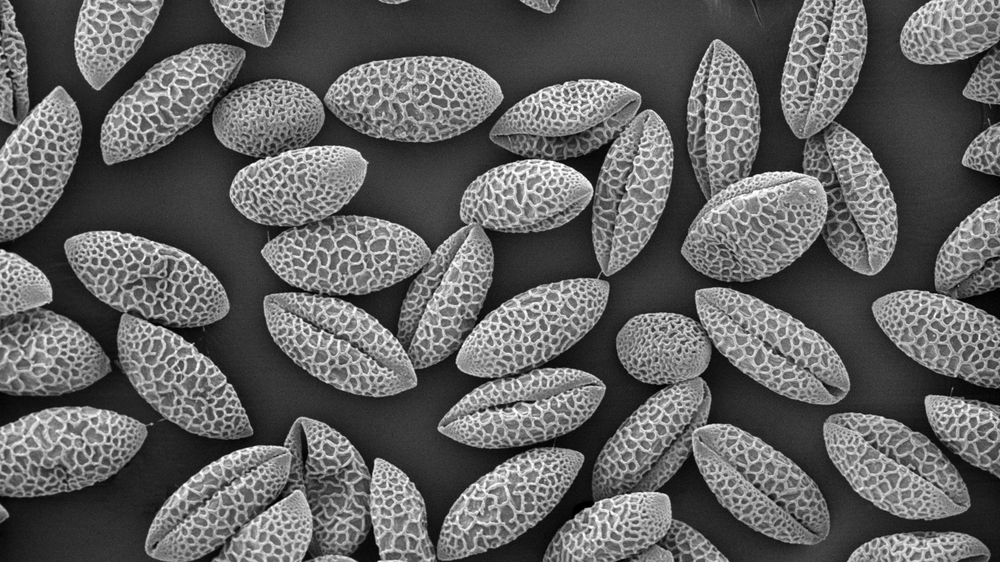
%> input picture src/Exp2/r.png, 1000 x 562 px, shrunk from 1920 x 1080 before the run
$ octave Exp2_task5_b204.m   (GNU Octave 9; MATLAB toolbox functions it lacks are replaced by stand-ins)
%> lines starting %> are read from the running program, lines starting %| are printed output that depends on the picture; in (x1, y1, x2, y2) boxes, pixels count from 0 and x2, y2 are one past the last pixel; in counts of white or black regions, pixels touching at a corner belong together; the program's own positions count from 1
img1 = imread('r.png');
%> img1 is the input picture: size 562x1000x3 uint8; min 0, max 255, mean 98.5

subplot(4,3,1);imshow(img1);title('Original image');
subplot(4,3,2);imshow(bitget(img1,1));title('bitvalue 1');
%> after `imshow(bitget(img1,1))`:
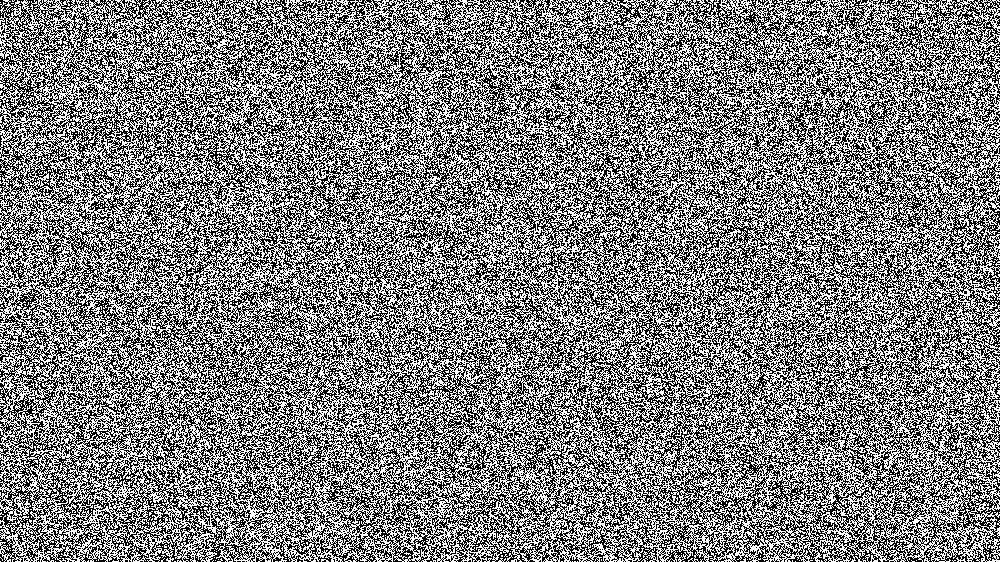
%> displayed picture: size 562x1000x3 logical; 50% white; black in thin lines or dots
subplot(4,3,3);imshow(bitget(img1,2));title('bitvalue 2');
subplot(4,3,4);imshow(bitget(img1,3));title('bitvalue 3');
subplot(4,3,5);imshow(bitget(img1,4));title('bitvalue 4');
%> after `imshow(bitget(img1,4))`:
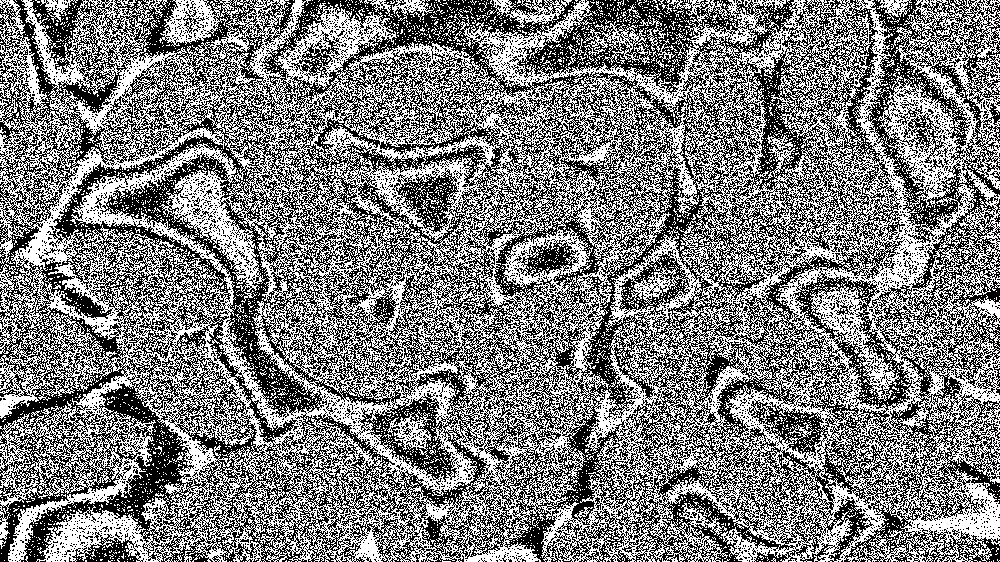
%> displayed picture: size 562x1000x3 logical; 49.6% white in thin lines or dots
subplot(4,3,6);imshow(bitget(img1,5));title('bitvalue 5');
%> after `imshow(bitget(img1,5))`:
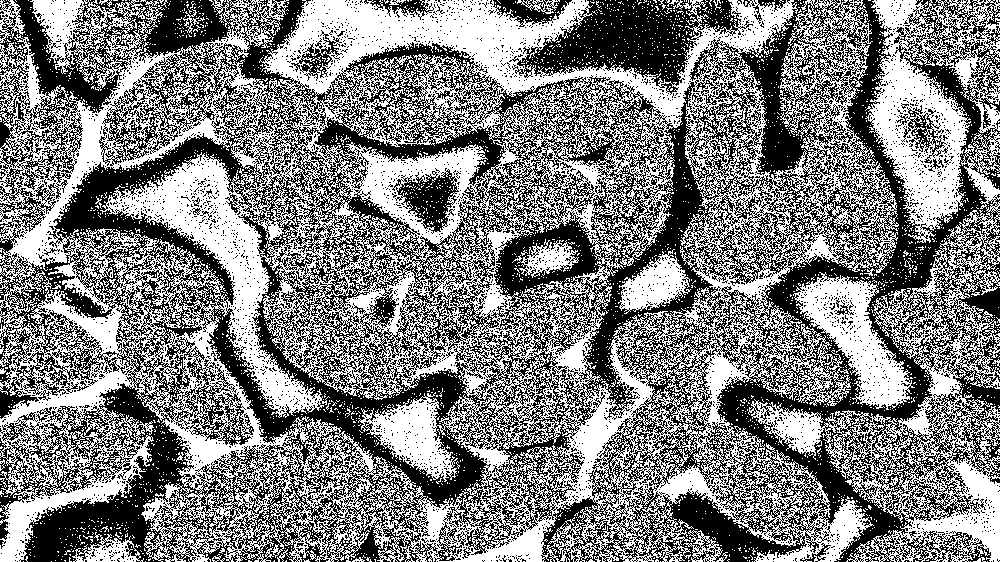
%> displayed picture: size 562x1000x3 logical; 50.5% white; 4360 black regions (4325 under 20 px), largest, box (x1, y1, x2, y2) and area: (0, 0, 1000, 562) 252616, (509, 0, 753, 95) 10094, (392, 168, 459, 234) 2023
subplot(4,3,7);imshow(bitget(img1,6));title('bitvalue 6');
%> after `imshow(bitget(img1,6))`:
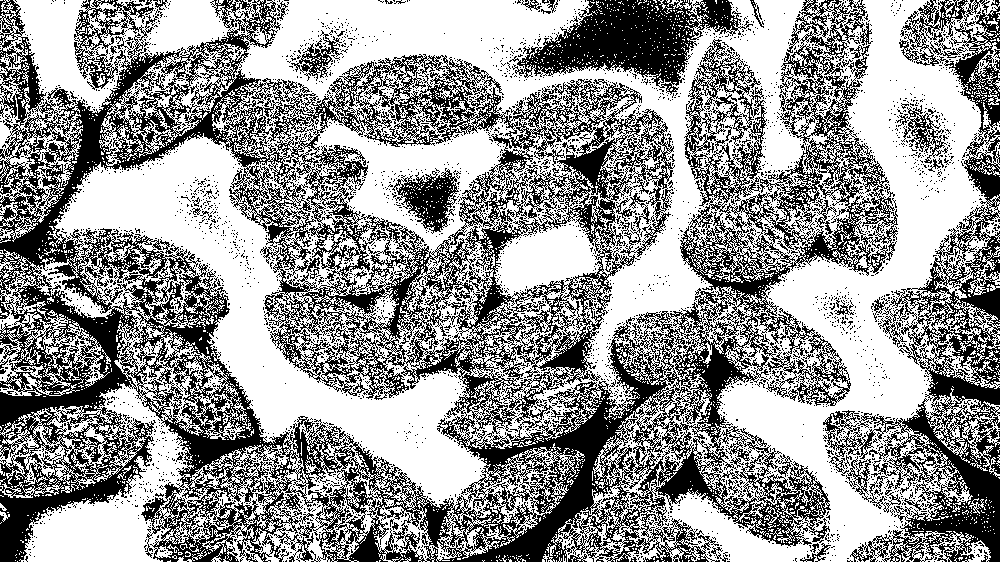
%> displayed picture: size 562x1000x3 logical; 58.9% white; 3695 black regions (3624 under 20 px), largest, box (x1, y1, x2, y2) and area: (0, 0, 898, 562) 179789, (823, 0, 1000, 562) 25439, (509, 0, 753, 95) 10189
subplot(4,3,8);imshow(bitget(img1,7));title('bitvalue 7');
%> after `imshow(bitget(img1,7))`:
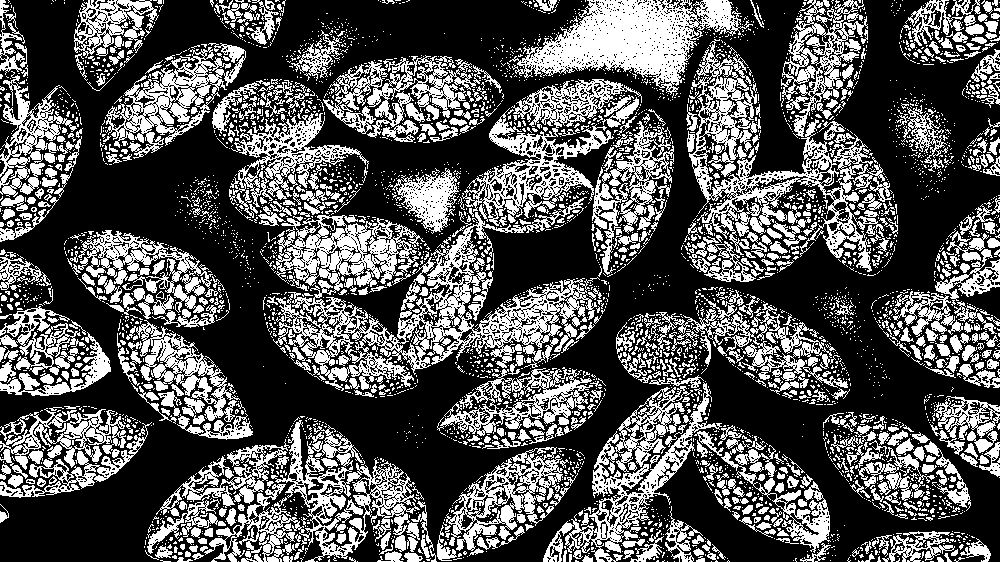
%> displayed picture: size 562x1000x3 logical; 34.1% white; 4364 white regions (3698 under 20 px), largest, box (x1, y1, x2, y2) and area: (273, 197, 600, 391) 19712, (509, 0, 753, 95) 10195, (689, 39, 884, 272) 9509
subplot(4,3,9);imshow(bitget(img1,8));title('bitvalue 8');
%> after `imshow(bitget(img1,8))`:
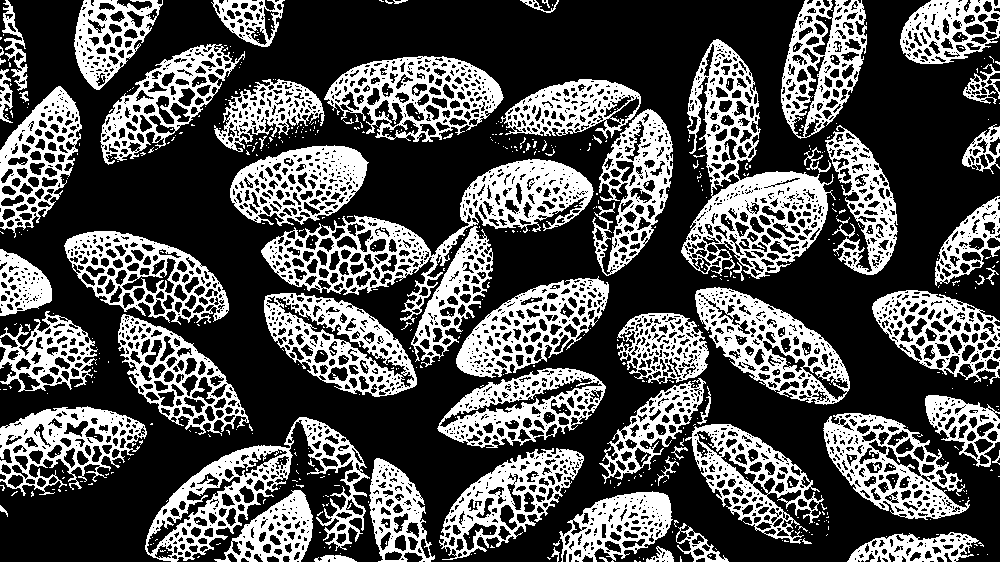
%> displayed picture: size 562x1000x3 logical; 33% white; 693 white regions (621 under 20 px), largest, box (x1, y1, x2, y2) and area: (681, 39, 836, 279) 11780, (261, 159, 594, 323) 11554, (145, 417, 370, 562) 8088
%> after `title('bitvalue 8')`:
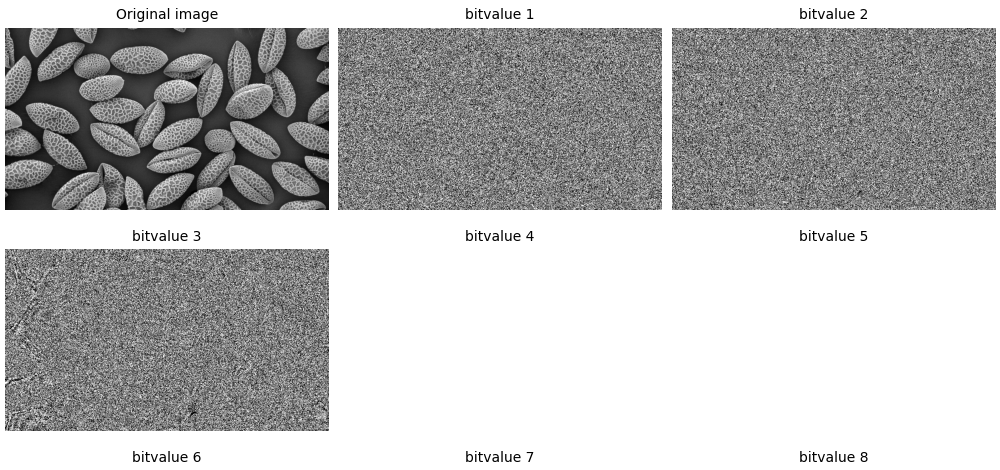
%> figure redrawn from the program's plot data, 9 panels

$ run again, with src/Exp2/sample.jpg saved as src/Exp2/r.png
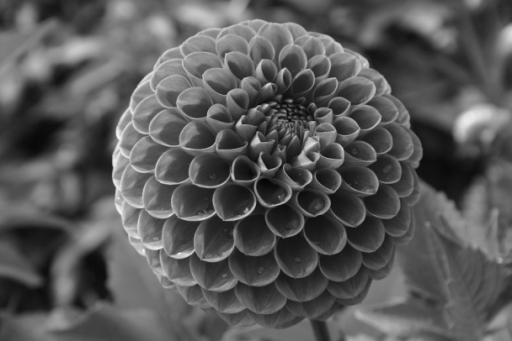
%> input picture src/Exp2/sample.jpg, 512 x 341 px
%> img1 is the input picture: size 341x512 uint8; min 4, max 244, mean 88.7
%> `imshow(bitget(img1,1))`:
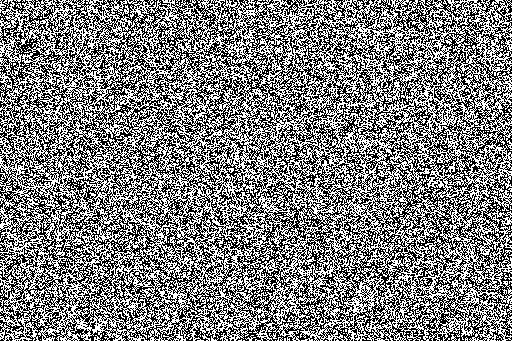
%> displayed picture: size 341x512 logical; 50% white; black in thin lines or dots
%> `imshow(bitget(img1,8))`:
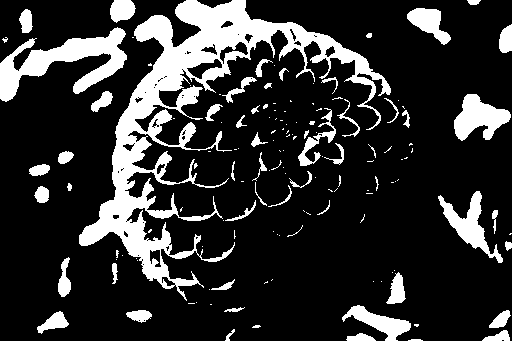
%> displayed picture: size 341x512 logical; 18.8% white; 144 white regions (88 under 20 px), largest, box (x1, y1, x2, y2) and area: (79, 0, 391, 301) 17836, (0, 27, 127, 102) 3661, (454, 94, 511, 141) 1525
